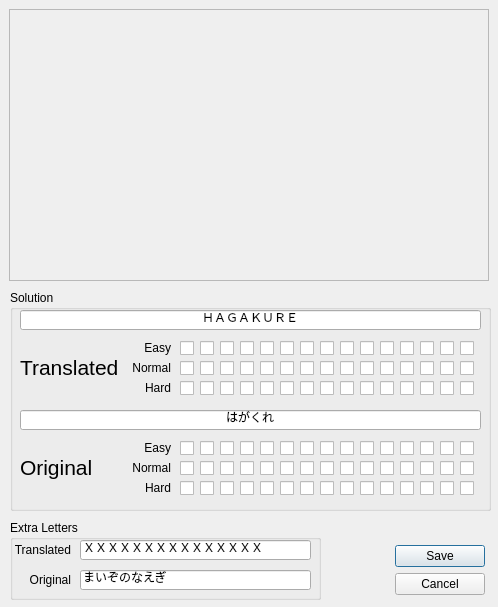
 <widget class="QDialog" name="Anagram">
  <property name="geometry">
   <rect>
    <x>0</x>
    <y>0</y>
    <width>498</width>
    <height>607</height>
   </rect>
  </property>
  <property name="minimumSize">
   <size>
    <width>498</width>
    <height>607</height>
   </size>
  </property>
  <property name="maximumSize">
   <size>
    <width>498</width>
    <height>607</height>
   </size>
  </property>
  <property name="windowTitle">
   <string>Anagram Editor</string>
  </property>
  <property name="windowIcon">
   <iconset resource="../res/icons.qrc">
    <normaloff>:/monokuma.png</normaloff>:/monokuma.png</iconset>
  </property>
  <widget class="QDialogButtonBox" name="buttonBox">
   <property name="geometry">
    <rect>
     <x>395</x>
     <y>545</y>
     <width>90</width>
     <height>50</height>
    </rect>
   </property>
   <property name="orientation">
    <enum>Qt::Vertical</enum>
   </property>
   <property name="standardButtons">
    <set>QDialogButtonBox::Cancel|QDialogButtonBox::Save</set>
   </property>
  </widget>
  <widget class="QLabel" name="lblPreview">
   <property name="geometry">
    <rect>
     <x>9</x>
     <y>9</y>
     <width>480</width>
     <height>272</height>
    </rect>
   </property>
   <property name="frameShape">
    <enum>QFrame::StyledPanel</enum>
   </property>
   <property name="frameShadow">
    <enum>QFrame::Sunken</enum>
   </property>
   <property name="text">
    <string/>
   </property>
  </widget>
  <widget class="QGroupBox" name="groupBox">
   <property name="geometry">
    <rect>
     <x>10</x>
     <y>290</y>
     <width>481</width>
     <height>221</height>
    </rect>
   </property>
   <property name="title">
    <string>Solution</string>
   </property>
   <widget class="QLineEdit" name="txtSolutionTrans">
    <property name="geometry">
     <rect>
      <x>10</x>
      <y>20</y>
      <width>461</width>
      <height>20</height>
     </rect>
    </property>
    <property name="font">
     <font>
      <family>Meiryo UI</family>
     </font>
    </property>
    <property name="text">
     <string>ＨＡＧＡＫＵＲＥ</string>
    </property>
    <property name="maxLength">
     <number>15</number>
    </property>
    <property name="cursorPosition">
     <number>0</number>
    </property>
    <property name="alignment">
     <set>Qt::AlignCenter</set>
    </property>
   </widget>
   <widget class="QLineEdit" name="txtSolutionOrig">
    <property name="geometry">
     <rect>
      <x>10</x>
      <y>120</y>
      <width>461</width>
      <height>20</height>
     </rect>
    </property>
    <property name="font">
     <font>
      <family>Meiryo UI</family>
     </font>
    </property>
    <property name="text">
     <string>はがくれ</string>
    </property>
    <property name="maxLength">
     <number>15</number>
    </property>
    <property name="alignment">
     <set>Qt::AlignCenter</set>
    </property>
    <property name="readOnly">
     <bool>true</bool>
    </property>
   </widget>
   <widget class="QCheckBox" name="chkTransEasy1">
    <property name="geometry">
     <rect>
      <x>170</x>
      <y>50</y>
      <width>16</width>
      <height>17</height>
     </rect>
    </property>
    <property name="text">
     <string/>
    </property>
    <property name="checkable">
     <bool>true</bool>
    </property>
   </widget>
   <widget class="QCheckBox" name="chkTransEasy2">
    <property name="geometry">
     <rect>
      <x>190</x>
      <y>50</y>
      <width>16</width>
      <height>17</height>
     </rect>
    </property>
    <property name="text">
     <string/>
    </property>
   </widget>
   <widget class="QCheckBox" name="chkTransEasy3">
    <property name="geometry">
     <rect>
      <x>210</x>
      <y>50</y>
      <width>16</width>
      <height>17</height>
     </rect>
    </property>
    <property name="text">
     <string/>
    </property>
   </widget>
   <widget class="QCheckBox" name="chkTransEasy4">
    <property name="geometry">
     <rect>
      <x>230</x>
      <y>50</y>
      <width>16</width>
      <height>17</height>
     </rect>
    </property>
    <property name="text">
     <string/>
    </property>
   </widget>
   <widget class="QCheckBox" name="chkTransEasy5">
    <property name="geometry">
     <rect>
      <x>250</x>
      <y>50</y>
      <width>16</width>
      <height>17</height>
     </rect>
    </property>
    <property name="text">
     <string/>
    </property>
   </widget>
   <widget class="QCheckBox" name="chkTransEasy6">
    <property name="geometry">
     <rect>
      <x>270</x>
      <y>50</y>
      <width>16</width>
      <height>17</height>
     </rect>
    </property>
    <property name="text">
     <string/>
    </property>
   </widget>
   <widget class="QCheckBox" name="chkTransEasy7">
    <property name="geometry">
     <rect>
      <x>290</x>
      <y>50</y>
      <width>16</width>
      <height>17</height>
     </rect>
    </property>
    <property name="text">
     <string/>
    </property>
   </widget>
   <widget class="QCheckBox" name="chkTransEasy8">
    <property name="geometry">
     <rect>
      <x>310</x>
      <y>50</y>
      <width>16</width>
      <height>17</height>
     </rect>
    </property>
    <property name="text">
     <string/>
    </property>
   </widget>
   <widget class="QCheckBox" name="chkTransEasy9">
    <property name="geometry">
     <rect>
      <x>330</x>
      <y>50</y>
      <width>16</width>
      <height>17</height>
     </rect>
    </property>
    <property name="text">
     <string/>
    </property>
   </widget>
   <widget class="QCheckBox" name="chkTransEasy10">
    <property name="geometry">
     <rect>
      <x>350</x>
      <y>50</y>
      <width>16</width>
      <height>17</height>
     </rect>
    </property>
    <property name="text">
     <string/>
    </property>
   </widget>
   <widget class="QCheckBox" name="chkTransEasy11">
    <property name="geometry">
     <rect>
      <x>370</x>
      <y>50</y>
      <width>16</width>
      <height>17</height>
     </rect>
    </property>
    <property name="text">
     <string/>
    </property>
   </widget>
   <widget class="QCheckBox" name="chkTransEasy12">
    <property name="geometry">
     <rect>
      <x>390</x>
      <y>50</y>
      <width>16</width>
      <height>17</height>
     </rect>
    </property>
    <property name="text">
     <string/>
    </property>
   </widget>
   <widget class="QCheckBox" name="chkTransEasy13">
    <property name="geometry">
     <rect>
      <x>410</x>
      <y>50</y>
      <width>16</width>
      <height>17</height>
     </rect>
    </property>
    <property name="text">
     <string/>
    </property>
   </widget>
   <widget class="QCheckBox" name="chkTransEasy14">
    <property name="geometry">
     <rect>
      <x>430</x>
      <y>50</y>
      <width>16</width>
      <height>17</height>
     </rect>
    </property>
    <property name="text">
     <string/>
    </property>
   </widget>
   <widget class="QCheckBox" name="chkTransEasy15">
    <property name="geometry">
     <rect>
      <x>450</x>
      <y>50</y>
      <width>16</width>
      <height>17</height>
     </rect>
    </property>
    <property name="text">
     <string/>
    </property>
   </widget>
   <widget class="QCheckBox" name="chkTransNorm10">
    <property name="geometry">
     <rect>
      <x>350</x>
      <y>70</y>
      <width>16</width>
      <height>17</height>
     </rect>
    </property>
    <property name="text">
     <string/>
    </property>
   </widget>
   <widget class="QCheckBox" name="chkTransNorm8">
    <property name="geometry">
     <rect>
      <x>310</x>
      <y>70</y>
      <width>16</width>
      <height>17</height>
     </rect>
    </property>
    <property name="text">
     <string/>
    </property>
   </widget>
   <widget class="QCheckBox" name="chkTransNorm6">
    <property name="geometry">
     <rect>
      <x>270</x>
      <y>70</y>
      <width>16</width>
      <height>17</height>
     </rect>
    </property>
    <property name="text">
     <string/>
    </property>
   </widget>
   <widget class="QCheckBox" name="chkTransNorm15">
    <property name="geometry">
     <rect>
      <x>450</x>
      <y>70</y>
      <width>16</width>
      <height>17</height>
     </rect>
    </property>
    <property name="text">
     <string/>
    </property>
   </widget>
   <widget class="QCheckBox" name="chkTransNorm4">
    <property name="geometry">
     <rect>
      <x>230</x>
      <y>70</y>
      <width>16</width>
      <height>17</height>
     </rect>
    </property>
    <property name="text">
     <string/>
    </property>
   </widget>
   <widget class="QCheckBox" name="chkTransNorm13">
    <property name="geometry">
     <rect>
      <x>410</x>
      <y>70</y>
      <width>16</width>
      <height>17</height>
     </rect>
    </property>
    <property name="text">
     <string/>
    </property>
   </widget>
   <widget class="QCheckBox" name="chkTransNorm2">
    <property name="geometry">
     <rect>
      <x>190</x>
      <y>70</y>
      <width>16</width>
      <height>17</height>
     </rect>
    </property>
    <property name="text">
     <string/>
    </property>
   </widget>
   <widget class="QCheckBox" name="chkTransNorm11">
    <property name="geometry">
     <rect>
      <x>370</x>
      <y>70</y>
      <width>16</width>
      <height>17</height>
     </rect>
    </property>
    <property name="text">
     <string/>
    </property>
   </widget>
   <widget class="QCheckBox" name="chkTransNorm1">
    <property name="geometry">
     <rect>
      <x>170</x>
      <y>70</y>
      <width>16</width>
      <height>17</height>
     </rect>
    </property>
    <property name="text">
     <string/>
    </property>
   </widget>
   <widget class="QCheckBox" name="chkTransNorm9">
    <property name="geometry">
     <rect>
      <x>330</x>
      <y>70</y>
      <width>16</width>
      <height>17</height>
     </rect>
    </property>
    <property name="text">
     <string/>
    </property>
   </widget>
   <widget class="QCheckBox" name="chkTransNorm7">
    <property name="geometry">
     <rect>
      <x>290</x>
      <y>70</y>
      <width>16</width>
      <height>17</height>
     </rect>
    </property>
    <property name="text">
     <string/>
    </property>
   </widget>
   <widget class="QCheckBox" name="chkTransNorm5">
    <property name="geometry">
     <rect>
      <x>250</x>
      <y>70</y>
      <width>16</width>
      <height>17</height>
     </rect>
    </property>
    <property name="text">
     <string/>
    </property>
   </widget>
   <widget class="QCheckBox" name="chkTransNorm14">
    <property name="geometry">
     <rect>
      <x>430</x>
      <y>70</y>
      <width>16</width>
      <height>17</height>
     </rect>
    </property>
    <property name="text">
     <string/>
    </property>
   </widget>
   <widget class="QCheckBox" name="chkTransNorm12">
    <property name="geometry">
     <rect>
      <x>390</x>
      <y>70</y>
      <width>16</width>
      <height>17</height>
     </rect>
    </property>
    <property name="text">
     <string/>
    </property>
   </widget>
   <widget class="QCheckBox" name="chkTransNorm3">
    <property name="geometry">
     <rect>
      <x>210</x>
      <y>70</y>
      <width>16</width>
      <height>17</height>
     </rect>
    </property>
    <property name="text">
     <string/>
    </property>
   </widget>
   <widget class="QCheckBox" name="chkTransHard10">
    <property name="geometry">
     <rect>
      <x>350</x>
      <y>90</y>
      <width>16</width>
      <height>17</height>
     </rect>
    </property>
    <property name="text">
     <string/>
    </property>
   </widget>
   <widget class="QCheckBox" name="chkTransHard8">
    <property name="geometry">
     <rect>
      <x>310</x>
      <y>90</y>
      <width>16</width>
      <height>17</height>
     </rect>
    </property>
    <property name="text">
     <string/>
    </property>
   </widget>
   <widget class="QCheckBox" name="chkTransHard6">
    <property name="geometry">
     <rect>
      <x>270</x>
      <y>90</y>
      <width>16</width>
      <height>17</height>
     </rect>
    </property>
    <property name="text">
     <string/>
    </property>
   </widget>
   <widget class="QCheckBox" name="chkTransHard15">
    <property name="geometry">
     <rect>
      <x>450</x>
      <y>90</y>
      <width>16</width>
      <height>17</height>
     </rect>
    </property>
    <property name="text">
     <string/>
    </property>
   </widget>
   <widget class="QCheckBox" name="chkTransHard4">
    <property name="geometry">
     <rect>
      <x>230</x>
      <y>90</y>
      <width>16</width>
      <height>17</height>
     </rect>
    </property>
    <property name="text">
     <string/>
    </property>
   </widget>
   <widget class="QCheckBox" name="chkTransHard13">
    <property name="geometry">
     <rect>
      <x>410</x>
      <y>90</y>
      <width>16</width>
      <height>17</height>
     </rect>
    </property>
    <property name="text">
     <string/>
    </property>
   </widget>
   <widget class="QCheckBox" name="chkTransHard2">
    <property name="geometry">
     <rect>
      <x>190</x>
      <y>90</y>
      <width>16</width>
      <height>17</height>
     </rect>
    </property>
    <property name="text">
     <string/>
    </property>
   </widget>
   <widget class="QCheckBox" name="chkTransHard11">
    <property name="geometry">
     <rect>
      <x>370</x>
      <y>90</y>
      <width>16</width>
      <height>17</height>
     </rect>
    </property>
    <property name="text">
     <string/>
    </property>
   </widget>
   <widget class="QCheckBox" name="chkTransHard1">
    <property name="geometry">
     <rect>
      <x>170</x>
      <y>90</y>
      <width>16</width>
      <height>17</height>
     </rect>
    </property>
    <property name="text">
     <string/>
    </property>
   </widget>
   <widget class="QCheckBox" name="chkTransHard9">
    <property name="geometry">
     <rect>
      <x>330</x>
      <y>90</y>
      <width>16</width>
      <height>17</height>
     </rect>
    </property>
    <property name="text">
     <string/>
    </property>
   </widget>
   <widget class="QCheckBox" name="chkTransHard7">
    <property name="geometry">
     <rect>
      <x>290</x>
      <y>90</y>
      <width>16</width>
      <height>17</height>
     </rect>
    </property>
    <property name="text">
     <string/>
    </property>
   </widget>
   <widget class="QCheckBox" name="chkTransHard5">
    <property name="geometry">
     <rect>
      <x>250</x>
      <y>90</y>
      <width>16</width>
      <height>17</height>
     </rect>
    </property>
    <property name="text">
     <string/>
    </property>
   </widget>
   <widget class="QCheckBox" name="chkTransHard14">
    <property name="geometry">
     <rect>
      <x>430</x>
      <y>90</y>
      <width>16</width>
      <height>17</height>
     </rect>
    </property>
    <property name="text">
     <string/>
    </property>
   </widget>
   <widget class="QCheckBox" name="chkTransHard12">
    <property name="geometry">
     <rect>
      <x>390</x>
      <y>90</y>
      <width>16</width>
      <height>17</height>
     </rect>
    </property>
    <property name="text">
     <string/>
    </property>
   </widget>
   <widget class="QCheckBox" name="chkTransHard3">
    <property name="geometry">
     <rect>
      <x>210</x>
      <y>90</y>
      <width>16</width>
      <height>17</height>
     </rect>
    </property>
    <property name="text">
     <string/>
    </property>
   </widget>
   <widget class="QLabel" name="label">
    <property name="geometry">
     <rect>
      <x>90</x>
      <y>49</y>
      <width>71</width>
      <height>17</height>
     </rect>
    </property>
    <property name="text">
     <string>Easy</string>
    </property>
    <property name="alignment">
     <set>Qt::AlignRight|Qt::AlignTrailing|Qt::AlignVCenter</set>
    </property>
   </widget>
   <widget class="QLabel" name="label_2">
    <property name="geometry">
     <rect>
      <x>90</x>
      <y>69</y>
      <width>71</width>
      <height>17</height>
     </rect>
    </property>
    <property name="text">
     <string>Normal</string>
    </property>
    <property name="alignment">
     <set>Qt::AlignRight|Qt::AlignTrailing|Qt::AlignVCenter</set>
    </property>
   </widget>
   <widget class="QLabel" name="label_3">
    <property name="geometry">
     <rect>
      <x>90</x>
      <y>89</y>
      <width>71</width>
      <height>17</height>
     </rect>
    </property>
    <property name="text">
     <string>Hard</string>
    </property>
    <property name="alignment">
     <set>Qt::AlignRight|Qt::AlignTrailing|Qt::AlignVCenter</set>
    </property>
   </widget>
   <widget class="QLabel" name="label_4">
    <property name="geometry">
     <rect>
      <x>90</x>
      <y>149</y>
      <width>71</width>
      <height>17</height>
     </rect>
    </property>
    <property name="text">
     <string>Easy</string>
    </property>
    <property name="alignment">
     <set>Qt::AlignRight|Qt::AlignTrailing|Qt::AlignVCenter</set>
    </property>
   </widget>
   <widget class="QLabel" name="label_5">
    <property name="geometry">
     <rect>
      <x>90</x>
      <y>169</y>
      <width>71</width>
      <height>17</height>
     </rect>
    </property>
    <property name="text">
     <string>Normal</string>
    </property>
    <property name="alignment">
     <set>Qt::AlignRight|Qt::AlignTrailing|Qt::AlignVCenter</set>
    </property>
   </widget>
   <widget class="QLabel" name="label_6">
    <property name="geometry">
     <rect>
      <x>90</x>
      <y>189</y>
      <width>71</width>
      <height>17</height>
     </rect>
    </property>
    <property name="text">
     <string>Hard</string>
    </property>
    <property name="alignment">
     <set>Qt::AlignRight|Qt::AlignTrailing|Qt::AlignVCenter</set>
    </property>
   </widget>
   <widget class="QLabel" name="label_7">
    <property name="geometry">
     <rect>
      <x>10</x>
      <y>49</y>
      <width>131</width>
      <height>57</height>
     </rect>
    </property>
    <property name="font">
     <font>
      <family>Meiryo UI</family>
      <pointsize>16</pointsize>
     </font>
    </property>
    <property name="text">
     <string>Translated</string>
    </property>
    <property name="alignment">
     <set>Qt::AlignLeading|Qt::AlignLeft|Qt::AlignVCenter</set>
    </property>
   </widget>
   <widget class="QLabel" name="label_8">
    <property name="geometry">
     <rect>
      <x>10</x>
      <y>149</y>
      <width>131</width>
      <height>57</height>
     </rect>
    </property>
    <property name="font">
     <font>
      <family>Meiryo UI</family>
      <pointsize>16</pointsize>
     </font>
    </property>
    <property name="text">
     <string>Original</string>
    </property>
    <property name="alignment">
     <set>Qt::AlignLeading|Qt::AlignLeft|Qt::AlignVCenter</set>
    </property>
   </widget>
   <widget class="QCheckBox" name="chkOrigEasy10">
    <property name="geometry">
     <rect>
      <x>350</x>
      <y>150</y>
      <width>16</width>
      <height>17</height>
     </rect>
    </property>
    <property name="text">
     <string/>
    </property>
   </widget>
   <widget class="QCheckBox" name="chkOrigEasy6">
    <property name="geometry">
     <rect>
      <x>270</x>
      <y>150</y>
      <width>16</width>
      <height>17</height>
     </rect>
    </property>
    <property name="text">
     <string/>
    </property>
   </widget>
   <widget class="QCheckBox" name="chkOrigNorm9">
    <property name="geometry">
     <rect>
      <x>330</x>
      <y>170</y>
      <width>16</width>
      <height>17</height>
     </rect>
    </property>
    <property name="text">
     <string/>
    </property>
   </widget>
   <widget class="QCheckBox" name="chkOrigHard13">
    <property name="geometry">
     <rect>
      <x>410</x>
      <y>190</y>
      <width>16</width>
      <height>17</height>
     </rect>
    </property>
    <property name="text">
     <string/>
    </property>
   </widget>
   <widget class="QCheckBox" name="chkOrigNorm2">
    <property name="geometry">
     <rect>
      <x>190</x>
      <y>170</y>
      <width>16</width>
      <height>17</height>
     </rect>
    </property>
    <property name="text">
     <string/>
    </property>
   </widget>
   <widget class="QCheckBox" name="chkOrigHard7">
    <property name="geometry">
     <rect>
      <x>290</x>
      <y>190</y>
      <width>16</width>
      <height>17</height>
     </rect>
    </property>
    <property name="text">
     <string/>
    </property>
   </widget>
   <widget class="QCheckBox" name="chkOrigHard11">
    <property name="geometry">
     <rect>
      <x>370</x>
      <y>190</y>
      <width>16</width>
      <height>17</height>
     </rect>
    </property>
    <property name="text">
     <string/>
    </property>
   </widget>
   <widget class="QCheckBox" name="chkOrigEasy1">
    <property name="geometry">
     <rect>
      <x>170</x>
      <y>150</y>
      <width>16</width>
      <height>17</height>
     </rect>
    </property>
    <property name="text">
     <string/>
    </property>
    <property name="checkable">
     <bool>true</bool>
    </property>
    <property name="checked">
     <bool>false</bool>
    </property>
   </widget>
   <widget class="QCheckBox" name="chkOrigHard4">
    <property name="geometry">
     <rect>
      <x>230</x>
      <y>190</y>
      <width>16</width>
      <height>17</height>
     </rect>
    </property>
    <property name="text">
     <string/>
    </property>
   </widget>
   <widget class="QCheckBox" name="chkOrigNorm13">
    <property name="geometry">
     <rect>
      <x>410</x>
      <y>170</y>
      <width>16</width>
      <height>17</height>
     </rect>
    </property>
    <property name="text">
     <string/>
    </property>
   </widget>
   <widget class="QCheckBox" name="chkOrigHard8">
    <property name="geometry">
     <rect>
      <x>310</x>
      <y>190</y>
      <width>16</width>
      <height>17</height>
     </rect>
    </property>
    <property name="text">
     <string/>
    </property>
   </widget>
   <widget class="QCheckBox" name="chkOrigEasy4">
    <property name="geometry">
     <rect>
      <x>230</x>
      <y>150</y>
      <width>16</width>
      <height>17</height>
     </rect>
    </property>
    <property name="text">
     <string/>
    </property>
   </widget>
   <widget class="QCheckBox" name="chkOrigNorm10">
    <property name="geometry">
     <rect>
      <x>350</x>
      <y>170</y>
      <width>16</width>
      <height>17</height>
     </rect>
    </property>
    <property name="text">
     <string/>
    </property>
   </widget>
   <widget class="QCheckBox" name="chkOrigEasy12">
    <property name="geometry">
     <rect>
      <x>390</x>
      <y>150</y>
      <width>16</width>
      <height>17</height>
     </rect>
    </property>
    <property name="text">
     <string/>
    </property>
   </widget>
   <widget class="QCheckBox" name="chkOrigEasy2">
    <property name="geometry">
     <rect>
      <x>190</x>
      <y>150</y>
      <width>16</width>
      <height>17</height>
     </rect>
    </property>
    <property name="text">
     <string/>
    </property>
   </widget>
   <widget class="QCheckBox" name="chkOrigNorm15">
    <property name="geometry">
     <rect>
      <x>450</x>
      <y>170</y>
      <width>16</width>
      <height>17</height>
     </rect>
    </property>
    <property name="text">
     <string/>
    </property>
   </widget>
   <widget class="QCheckBox" name="chkOrigEasy9">
    <property name="geometry">
     <rect>
      <x>330</x>
      <y>150</y>
      <width>16</width>
      <height>17</height>
     </rect>
    </property>
    <property name="text">
     <string/>
    </property>
   </widget>
   <widget class="QCheckBox" name="chkOrigNorm7">
    <property name="geometry">
     <rect>
      <x>290</x>
      <y>170</y>
      <width>16</width>
      <height>17</height>
     </rect>
    </property>
    <property name="text">
     <string/>
    </property>
   </widget>
   <widget class="QCheckBox" name="chkOrigEasy14">
    <property name="geometry">
     <rect>
      <x>430</x>
      <y>150</y>
      <width>16</width>
      <height>17</height>
     </rect>
    </property>
    <property name="text">
     <string/>
    </property>
   </widget>
   <widget class="QCheckBox" name="chkOrigNorm11">
    <property name="geometry">
     <rect>
      <x>370</x>
      <y>170</y>
      <width>16</width>
      <height>17</height>
     </rect>
    </property>
    <property name="text">
     <string/>
    </property>
   </widget>
   <widget class="QCheckBox" name="chkOrigHard2">
    <property name="geometry">
     <rect>
      <x>190</x>
      <y>190</y>
      <width>16</width>
      <height>17</height>
     </rect>
    </property>
    <property name="text">
     <string/>
    </property>
   </widget>
   <widget class="QCheckBox" name="chkOrigNorm4">
    <property name="geometry">
     <rect>
      <x>230</x>
      <y>170</y>
      <width>16</width>
      <height>17</height>
     </rect>
    </property>
    <property name="text">
     <string/>
    </property>
   </widget>
   <widget class="QCheckBox" name="chkOrigHard10">
    <property name="geometry">
     <rect>
      <x>350</x>
      <y>190</y>
      <width>16</width>
      <height>17</height>
     </rect>
    </property>
    <property name="text">
     <string/>
    </property>
   </widget>
   <widget class="QCheckBox" name="chkOrigHard5">
    <property name="geometry">
     <rect>
      <x>250</x>
      <y>190</y>
      <width>16</width>
      <height>17</height>
     </rect>
    </property>
    <property name="text">
     <string/>
    </property>
   </widget>
   <widget class="QCheckBox" name="chkOrigNorm14">
    <property name="geometry">
     <rect>
      <x>430</x>
      <y>170</y>
      <width>16</width>
      <height>17</height>
     </rect>
    </property>
    <property name="text">
     <string/>
    </property>
   </widget>
   <widget class="QCheckBox" name="chkOrigHard1">
    <property name="geometry">
     <rect>
      <x>170</x>
      <y>190</y>
      <width>16</width>
      <height>17</height>
     </rect>
    </property>
    <property name="text">
     <string/>
    </property>
   </widget>
   <widget class="QCheckBox" name="chkOrigNorm8">
    <property name="geometry">
     <rect>
      <x>310</x>
      <y>170</y>
      <width>16</width>
      <height>17</height>
     </rect>
    </property>
    <property name="text">
     <string/>
    </property>
   </widget>
   <widget class="QCheckBox" name="chkOrigEasy15">
    <property name="geometry">
     <rect>
      <x>450</x>
      <y>150</y>
      <width>16</width>
      <height>17</height>
     </rect>
    </property>
    <property name="text">
     <string/>
    </property>
   </widget>
   <widget class="QCheckBox" name="chkOrigEasy3">
    <property name="geometry">
     <rect>
      <x>210</x>
      <y>150</y>
      <width>16</width>
      <height>17</height>
     </rect>
    </property>
    <property name="text">
     <string/>
    </property>
   </widget>
   <widget class="QCheckBox" name="chkOrigHard6">
    <property name="geometry">
     <rect>
      <x>270</x>
      <y>190</y>
      <width>16</width>
      <height>17</height>
     </rect>
    </property>
    <property name="text">
     <string/>
    </property>
   </widget>
   <widget class="QCheckBox" name="chkOrigHard12">
    <property name="geometry">
     <rect>
      <x>390</x>
      <y>190</y>
      <width>16</width>
      <height>17</height>
     </rect>
    </property>
    <property name="text">
     <string/>
    </property>
   </widget>
   <widget class="QCheckBox" name="chkOrigNorm3">
    <property name="geometry">
     <rect>
      <x>210</x>
      <y>170</y>
      <width>16</width>
      <height>17</height>
     </rect>
    </property>
    <property name="text">
     <string/>
    </property>
   </widget>
   <widget class="QCheckBox" name="chkOrigNorm5">
    <property name="geometry">
     <rect>
      <x>250</x>
      <y>170</y>
      <width>16</width>
      <height>17</height>
     </rect>
    </property>
    <property name="text">
     <string/>
    </property>
   </widget>
   <widget class="QCheckBox" name="chkOrigNorm1">
    <property name="geometry">
     <rect>
      <x>170</x>
      <y>170</y>
      <width>16</width>
      <height>17</height>
     </rect>
    </property>
    <property name="text">
     <string/>
    </property>
   </widget>
   <widget class="QCheckBox" name="chkOrigEasy7">
    <property name="geometry">
     <rect>
      <x>290</x>
      <y>150</y>
      <width>16</width>
      <height>17</height>
     </rect>
    </property>
    <property name="text">
     <string/>
    </property>
   </widget>
   <widget class="QCheckBox" name="chkOrigEasy11">
    <property name="geometry">
     <rect>
      <x>370</x>
      <y>150</y>
      <width>16</width>
      <height>17</height>
     </rect>
    </property>
    <property name="text">
     <string/>
    </property>
   </widget>
   <widget class="QCheckBox" name="chkOrigEasy13">
    <property name="geometry">
     <rect>
      <x>410</x>
      <y>150</y>
      <width>16</width>
      <height>17</height>
     </rect>
    </property>
    <property name="text">
     <string/>
    </property>
   </widget>
   <widget class="QCheckBox" name="chkOrigEasy5">
    <property name="geometry">
     <rect>
      <x>250</x>
      <y>150</y>
      <width>16</width>
      <height>17</height>
     </rect>
    </property>
    <property name="text">
     <string/>
    </property>
   </widget>
   <widget class="QCheckBox" name="chkOrigHard14">
    <property name="geometry">
     <rect>
      <x>430</x>
      <y>190</y>
      <width>16</width>
      <height>17</height>
     </rect>
    </property>
    <property name="text">
     <string/>
    </property>
   </widget>
   <widget class="QCheckBox" name="chkOrigNorm12">
    <property name="geometry">
     <rect>
      <x>390</x>
      <y>170</y>
      <width>16</width>
      <height>17</height>
     </rect>
    </property>
    <property name="text">
     <string/>
    </property>
   </widget>
   <widget class="QCheckBox" name="chkOrigHard9">
    <property name="geometry">
     <rect>
      <x>330</x>
      <y>190</y>
      <width>16</width>
      <height>17</height>
     </rect>
    </property>
    <property name="text">
     <string/>
    </property>
   </widget>
   <widget class="QCheckBox" name="chkOrigEasy8">
    <property name="geometry">
     <rect>
      <x>310</x>
      <y>150</y>
      <width>16</width>
      <height>17</height>
     </rect>
    </property>
    <property name="text">
     <string/>
    </property>
   </widget>
   <widget class="QCheckBox" name="chkOrigHard15">
    <property name="geometry">
     <rect>
      <x>450</x>
      <y>190</y>
      <width>16</width>
      <height>17</height>
     </rect>
    </property>
    <property name="text">
     <string/>
    </property>
   </widget>
   <widget class="QCheckBox" name="chkOrigHard3">
    <property name="geometry">
     <rect>
      <x>210</x>
      <y>190</y>
      <width>16</width>
      <height>17</height>
     </rect>
    </property>
    <property name="text">
     <string/>
    </property>
   </widget>
   <widget class="QCheckBox" name="chkOrigNorm6">
    <property name="geometry">
     <rect>
      <x>270</x>
      <y>170</y>
      <width>16</width>
      <height>17</height>
     </rect>
    </property>
    <property name="text">
     <string/>
    </property>
   </widget>
  </widget>
  <widget class="QGroupBox" name="groupBox_2">
   <property name="geometry">
    <rect>
     <x>10</x>
     <y>520</y>
     <width>311</width>
     <height>80</height>
    </rect>
   </property>
   <property name="title">
    <string>Extra Letters</string>
   </property>
   <widget class="QLineEdit" name="txtExtraTrans">
    <property name="geometry">
     <rect>
      <x>70</x>
      <y>20</y>
      <width>231</width>
      <height>20</height>
     </rect>
    </property>
    <property name="font">
     <font>
      <family>Meiryo UI</family>
     </font>
    </property>
    <property name="text">
     <string>ＸＸＸＸＸＸＸＸＸＸＸＸＸＸＸ</string>
    </property>
    <property name="maxLength">
     <number>15</number>
    </property>
   </widget>
   <widget class="QLineEdit" name="txtExtraOrig">
    <property name="geometry">
     <rect>
      <x>70</x>
      <y>50</y>
      <width>231</width>
      <height>20</height>
     </rect>
    </property>
    <property name="font">
     <font>
      <family>Meiryo UI</family>
     </font>
    </property>
    <property name="text">
     <string>まいぞのなえぎ</string>
    </property>
    <property name="maxLength">
     <number>15</number>
    </property>
    <property name="readOnly">
     <bool>true</bool>
    </property>
   </widget>
   <widget class="QLabel" name="label_9">
    <property name="geometry">
     <rect>
      <x>-10</x>
      <y>20</y>
      <width>71</width>
      <height>20</height>
     </rect>
    </property>
    <property name="text">
     <string>Translated</string>
    </property>
    <property name="alignment">
     <set>Qt::AlignRight|Qt::AlignTrailing|Qt::AlignVCenter</set>
    </property>
   </widget>
   <widget class="QLabel" name="label_10">
    <property name="geometry">
     <rect>
      <x>-10</x>
      <y>50</y>
      <width>71</width>
      <height>20</height>
     </rect>
    </property>
    <property name="text">
     <string>Original</string>
    </property>
    <property name="alignment">
     <set>Qt::AlignRight|Qt::AlignTrailing|Qt::AlignVCenter</set>
    </property>
   </widget>
  </widget>
 </widget>
